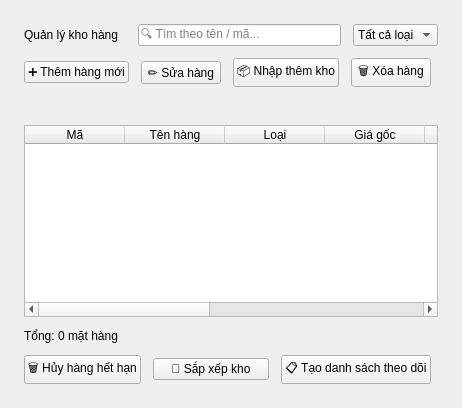
      <widget class="QWidget" name="pageQuanLyKho">
       <layout class="QVBoxLayout" name="vLayoutKho">
        <property name="leftMargin"><number>24</number></property>
        <property name="topMargin"><number>24</number></property>
        <property name="rightMargin"><number>24</number></property>
        <property name="bottomMargin"><number>24</number></property>
        <property name="spacing"><number>12</number></property>
        <!-- Header row -->
        <item>
         <layout class="QHBoxLayout">
          <item>
           <widget class="QLabel" name="labelTieuDeKho">
            <property name="text"><string>Quản lý kho hàng</string></property>
            <property name="minimumHeight"><number>40</number></property>
           </widget>
          </item>
          <item>
           <spacer>
            <property name="orientation"><enum>Qt::Horizontal</enum></property>
           </spacer>
          </item>
          <!-- Ô tìm kiếm -->
          <item>
           <widget class="QLineEdit" name="lineEditTimKiem">
            <property name="placeholderText"><string>🔍 Tìm theo tên / mã...</string></property>
            <property name="minimumWidth"><number>220</number></property>
            <property name="minimumHeight"><number>34</number></property>
           </widget>
          </item>
          <!-- Lọc theo loại -->
          <item>
           <widget class="QComboBox" name="comboLoai">
            <property name="minimumHeight"><number>34</number></property>
            <property name="minimumWidth"><number>140</number></property>
            <item>
             <property name="text"><string>Tất cả loại</string></property>
            </item>
           </widget>
          </item>
         </layout>
        </item>
        <!-- Action buttons row -->
        <item>
         <layout class="QHBoxLayout">
          <item>
           <widget class="QPushButton" name="btnThemHang">
            <property name="text"><string>➕ Thêm hàng mới</string></property>
            <property name="minimumHeight"><number>36</number></property>
            <property name="minimumWidth"><number>130</number></property>
           </widget>
          </item>
          <item>
           <widget class="QPushButton" name="btnSuaHang">
            <property name="text"><string>✏️ Sửa hàng</string></property>
            <property name="minimumHeight"><number>36</number></property>
            <property name="minimumWidth"><number>110</number></property>
           </widget>
          </item>
          <item>
           <widget class="QPushButton" name="btnNhapKho">
            <property name="text"><string>📦 Nhập thêm kho</string></property>
            <property name="minimumHeight"><number>36</number></property>
            <property name="minimumWidth"><number>130</number></property>
           </widget>
          </item>
          <item>
           <widget class="QPushButton" name="btnXoaHang">
            <property name="text"><string>🗑️ Xóa hàng</string></property>
            <property name="minimumHeight"><number>36</number></property>
            <property name="minimumWidth"><number>110</number></property>
           </widget>
          </item>
          <item>
           <spacer>
            <property name="orientation"><enum>Qt::Horizontal</enum></property>
           </spacer>
          </item>
         </layout>
        </item>
        <!-- Cảnh báo kho -->
        <item>
         <widget class="QLabel" name="labelCanhBaoKho">
          <property name="text"><string></string></property>
          <property name="wordWrap"><bool>true</bool></property>
          <property name="minimumHeight"><number>0</number></property>
          <property name="visible"><bool>false</bool></property>
         </widget>
        </item>
        <!-- Bảng hàng hóa -->
        <item>
         <widget class="QTableWidget" name="tableHangHoa">
          <property name="alternatingRowColors">
           <bool>true</bool>
          </property>
          <property name="selectionBehavior">
           <enum>QAbstractItemView::SelectRows</enum>
          </property>
          <property name="editTriggers">
           <set>QAbstractItemView::NoEditTriggers</set>
          </property>
          <property name="sortingEnabled">
           <bool>true</bool>
          </property>
          <column>
           <property name="text"><string>Mã</string></property>
          </column>
          <column>
           <property name="text"><string>Tên hàng</string></property>
          </column>
          <column>
           <property name="text"><string>Loại</string></property>
          </column>
          <column>
           <property name="text"><string>Giá gốc</string></property>
          </column>
          <column>
           <property name="text"><string>Giá bán</string></property>
          </column>
          <column>
           <property name="text"><string>Tồn kho</string></property>
          </column>
          <column>
           <property name="text"><string>Ngày hết hạn</string></property>
          </column>
          <column>
           <property name="text"><string>Còn (ngày)</string></property>
          </column>
          <column>
           <property name="text"><string>Trạng thái</string></property>
          </column>
         </widget>
        </item>
        <!-- Footer: số dòng -->
        <item>
         <widget class="QLabel" name="labelSoDong">
          <property name="text"><string>Tổng: 0 mặt hàng</string></property>
          <property name="minimumHeight"><number>24</number></property>
         </widget>
        </item>
        <!-- Additional action buttons -->
        <item>
         <layout class="QHBoxLayout">
          <item>
           <widget class="QPushButton" name="btnHuyHangHetHan">
            <property name="text"><string>🗑️ Hủy hàng hết hạn</string></property>
            <property name="minimumHeight"><number>36</number></property>
            <property name="minimumWidth"><number>150</number></property>
           </widget>
          </item>
          <item>
           <widget class="QPushButton" name="btnSapXepKho">
            <property name="text"><string>🔄 Sắp xếp kho</string></property>
            <property name="minimumHeight"><number>36</number></property>
            <property name="minimumWidth"><number>120</number></property>
           </widget>
          </item>
          <item>
           <widget class="QPushButton" name="btnTaoDanhSachTheoDoi">
            <property name="text"><string>📋 Tạo danh sách theo dõi</string></property>
            <property name="minimumHeight"><number>36</number></property>
            <property name="minimumWidth"><number>180</number></property>
           </widget>
          </item>
          <item>
           <spacer>
            <property name="orientation"><enum>Qt::Horizontal</enum></property>
           </spacer>
          </item>
         </layout>
        </item>
       </layout>
      </widget>
